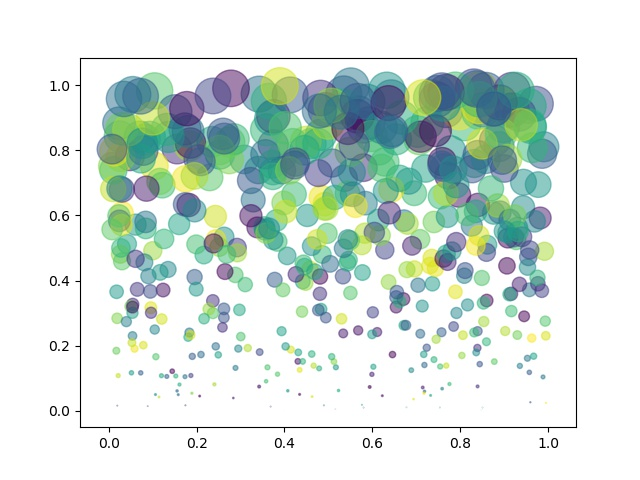

The Python source for this figure:
import numpy as np
import matplotlib.pyplot as plt



N = 500
x = np.random.rand(N)#在0-1之间生成随机数
y = np.random.rand(N)
colors = np.random.rand(N)
area = np.pi * (15 * y)**2  # 0 to 15 point radii
#s:   size of points
plt.scatter(x, y, s=area, c=colors, alpha=0.5)#以x坐标的函数为点的大小，x越大，直径越大
plt.savefig("scatter.jpg")
plt.show()